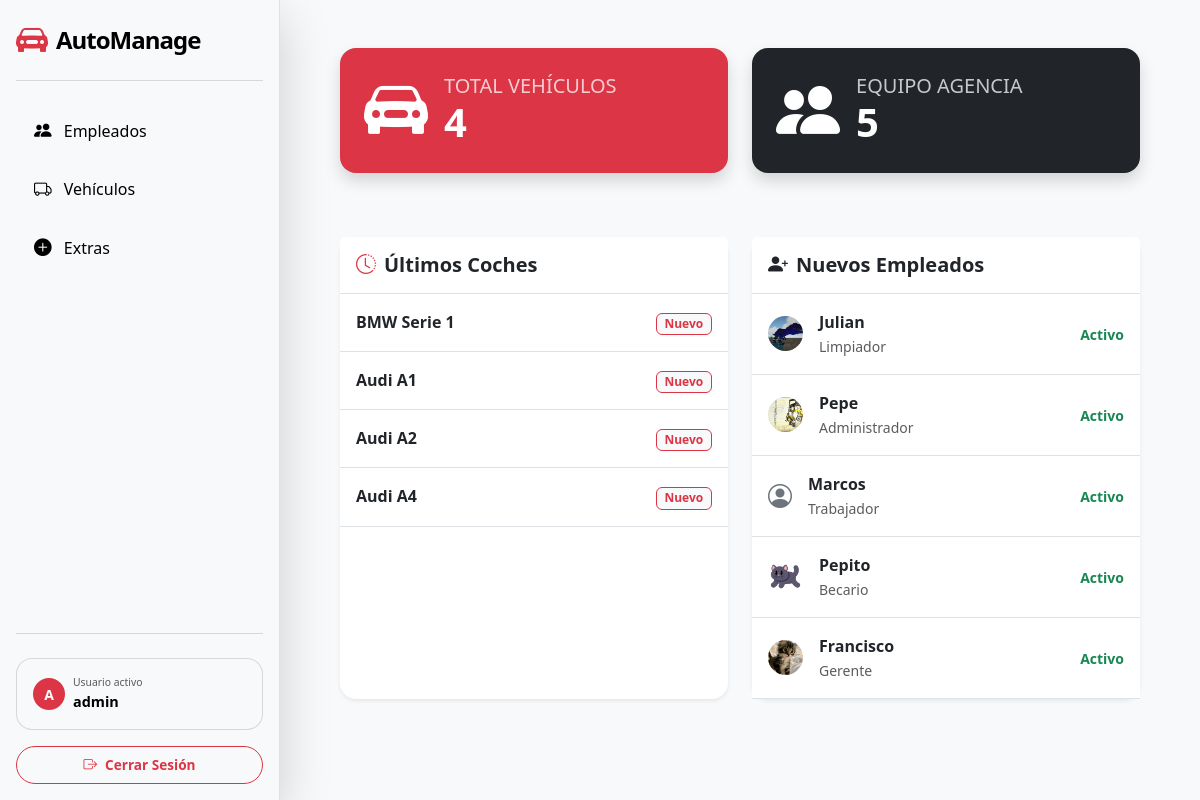
The app's page / (signed in), older data.
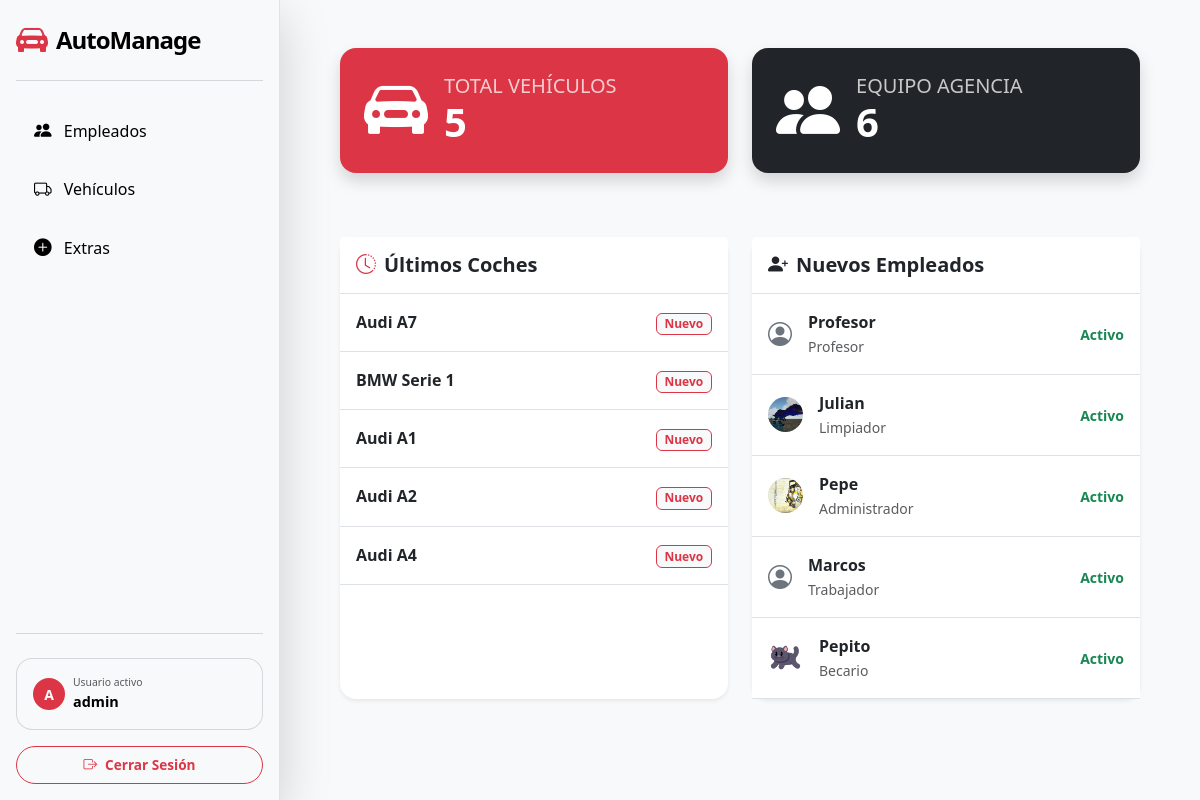
The same page, newer data.
### app_agencia_coches/models.py (models this page shows, shortened)
class Cars (models.Model):
    marca = models.CharField (
        verbose_name = 'Marca',
        max_length = 100,
        default = ''
    )
    modelo = models.CharField (
        verbose_name = 'Modelo',
        max_length =  100,
        default = ''
    )
    fecha_fabricacion = models.DateField (
        verbose_name = 'Fecha de fabricacion',
        default = date.today
    )
    kilometros = models.PositiveIntegerField (
        verbose_name = 'Kilometros',
        default = 0
    )
    combustible = models.CharField (
        verbose_name = 'Combustible',
        max_length = 100,
        default = ''
    )
    color = models.CharField (
        verbose_name = 'Color',
        max_length = 100,
        default = ''
    )
    imagen = models.ImageField (
        verbose_name = 'Imagen',
        upload_to = "coches/",
        blank=True,
        null=True
    )
    fecha_modificacion = models.DateField (
        auto_now = True
    )
    creado_por = models.ForeignKey(
        Employee,
        verbose_name = 'Creado por',
        on_delete = models.CASCADE
    )
    extras = models.ManyToManyField(
        Extra,
        verbose_name = 'Extras',
        related_name = 'coches',
        blank=True
    )

class Employee (models.Model):
    user = models.OneToOneField(
        User,
        on_delete = models.CASCADE,
        null = True,
        blank = True
    )
    nombre = models.CharField (
        verbose_name = 'Nombre',
        max_length = 100,
        default = ''
    )
    apellidos = models.CharField (
        verbose_name = 'Apellidos',
        max_length = 100,
        default = ''
    )
    puesto = models.CharField (
        verbose_name = 'Puesto',
        max_length = 100,
        default = ''
    )
    fecha_contratacion = models.DateField (
        verbose_name = 'Fecha de contratacion',
        auto_now_add = True
    )
    foto = models.ImageField (
        verbose_name = 'Foto',
        upload_to = "empleados/",
        blank = True,
        null = True
    )

### app_agencia_coches/views.py (the view)
# urls.py: path('', views.dashboard, name='dashboard'),
@login_required
def dashboard(request):
    total_cars = Cars.objects.count()
    total_employees = Employee.objects.count()
    recent_cars = Cars.objects.all().order_by('-id')[:5]
    recent_employees = Employee.objects.all().order_by('-id')[:5]
    context = {
        'total_cars': total_cars,
        'total_employees': total_employees,
        'recent_cars': recent_cars,
        'recent_employees': recent_employees,
    }
    return render(request, 'index.html', context)

### app_agencia_coches/templates/index.html (shortened to what the changed rows need)
<!doctype html>
<html lang="es-ES">
    <head>
        {% block css %}
        <link
            href="https://cdn.jsdelivr.net/npm/bootstrap@5.3.2/dist/css/bootstrap.min.css"
            rel="stylesheet"
        />
        {% endblock css %}
        {% block icon %}
        <link rel="stylesheet" href="https://cdn.jsdelivr.net/npm/bootstrap-icons@1.13.1/font/bootstrap-icons.min.css">
        {% endblock icon %}
        {% load static %}
        <link rel="stylesheet" href="{% static 'css/blur_detalles.css' %}">
        <link rel="stylesheet" href="{% static 'css/style_sidebar.css' %}">
    </head>
    <body>
        <div id="wrapper" class="d-flex">
            <main class="main-content w-100 bg-light px-3 px-md-5">
                {% block content %}
                <div class="container mt-5">
                    <div class="row mb-5">
                        <div class="col-md-6 mb-3">
                            <div class="card bg-danger text-white shadow border-0 rounded-4">
                                <div class="card-body d-flex align-items-center p-4">
                                    <div>
                                        <h5 class="text-uppercase mb-0 opacity-75">Total Vehículos</h5>
                                        <h1 class="fw-bold mb-0">{{ total_cars }}</h1>
                                    </div>
                                </div>
                            </div>
                        </div>
                        <div class="col-md-6 mb-3">
                            <div class="card bg-dark text-white shadow border-0 rounded-4">
                                <div class="card-body d-flex align-items-center p-4">
                                    <div>
                                        <h5 class="text-uppercase mb-0 opacity-75">Equipo Agencia</h5>
                                        <h1 class="fw-bold mb-0">{{ total_employees }}</h1>
                                    </div>
                                </div>
                            </div>
                        </div>
                    </div>
                    <div class="row">
                        <div class="col-lg-6 mb-4">
                            <div class="card shadow-sm border-0 rounded-4 h-100">
                                <div class="card-body p-0">
                                    <div class="table-responsive">
                                        <table class="table table-hover mb-0">
                                            <tbody class="border-top-0">
                                                {% for car in recent_cars %}
                                                <tr>
                                                    <td class="p-3">
                                                        <div class="fw-bold text-dark">{{ car.marca }} {{ car.modelo }}</div>
                                                    </td>
                                                    <td class="p-3 text-end align-middle">
                                                        <span class="badge bg-light text-danger border border-danger">Nuevo</span>
                                                    </td>
                                                </tr>
                                                {% empty %}
                                                <tr class="text-center"><td class="p-4 text-muted">No hay coches registrados.</td></tr>
                                                {% endfor %}
                                            </tbody>
                                        </table>
                                    </div>
                                </div>
                            </div>
                        </div>
                        <div class="col-lg-6 mb-4">
                            <div class="card shadow-sm border-0 rounded-4 h-100">
                                <div class="card-body p-0">
                                    <div class="table-responsive">
                                        <table class="table table-hover mb-0">
                                            <tbody class="border-top-0">
                                                {% for emp in recent_employees %}
                                                <tr>
                                                    <td class="p-3 d-flex align-items-center">
                                                        {% if emp.foto %}
                                                            <img src="{{ emp.foto.url }}" class="rounded-circle me-3" style="width: 35px; height: 35px; object-fit: cover;">
                                                        {% else %}
                                                            <i class="bi bi-person-circle fs-4 me-3 text-secondary"></i>
                                                        {% endif %}
                                                        <div>
                                                            <div class="fw-bold text-dark">{{ emp.user.username }}</div>
                                                            <small class="text-muted">{{ emp.puesto }}</small>
                                                        </div>
                                                    </td>
                                                    <td class="p-3 text-end align-middle">
                                                        <span class="text-success small fw-bold">Activo</span>
                                                    </td>
                                                </tr>
                                                {% empty %}
                                                <tr class="text-center"><td class="p-4 text-muted">No hay empleados registrados.</td></tr>
                                                {% endfor %}
                                            </tbody>
                                        </table>
                                    </div>
                                </div>
                            </div>
                        </div>
                    </div>
                </div>
                {% endblock %}
            </main>
        </div>
    </body>
</html>

Row changes from the older to the newer data that the page shows:
no longer on this page (row unchanged): Employee: foto (picture), user.username "Francisco", puesto "Gerente"
added Cars: marca "Audi", modelo "A7"
added Employee: user.username "Profesor", puesto "Profesor"
Text that changed along with them:
{{ total_cars }}: "4" → "5"
{{ total_employees }}: "5" → "6"
